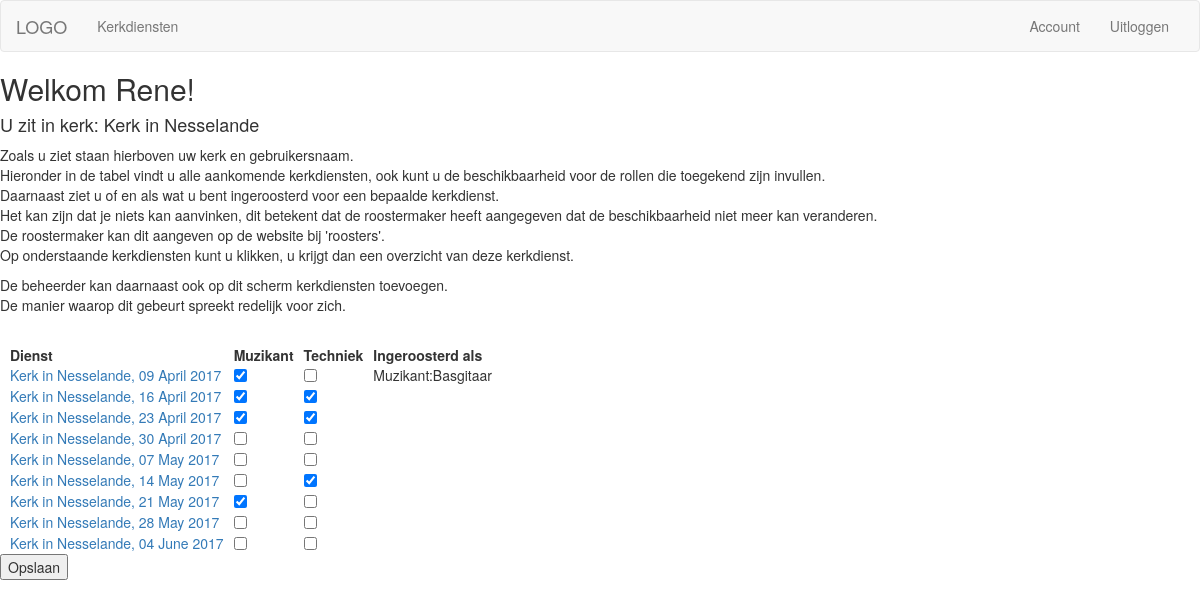
Page /kerkdiensten/ (signed in) on the committed database.
### kerkdiensten/models.py (models this page shows, shortened)
class User_details(models.Model):
    user = models.ForeignKey(User, default=1)
    kerk = models.ForeignKey('Kerken', default=None, blank=True, null=True)
    rollen_v2 = models.ManyToManyField('Rollen', blank=True, related_name='user_details_rollen_v2')
    class Meta:
        verbose_name_plural = 'user_details'

class Kerken(models.Model):
    kerk_naam = models.CharField(max_length=256)
    kerk_soort = models.CharField(max_length=256)
    class Meta:
        verbose_name_plural = 'kerken'

class Rollen(models.Model):
    rollen = models.CharField(max_length=256)
    rol_id = models.CharField(max_length=64)
    beschikbaarheid = models.BooleanField(default=False)
    def __str__(self):
        return self.rollen
    class Meta:
        verbose_name_plural = 'rollen'

class Kerkdiensten(models.Model):
    kerk = models.ForeignKey('Kerken', default=None)
    start_time = models.DateField()
    soort_dienst = models.ForeignKey('DienstSoorten', default='kerkdienst')
    beschikbaar = models.ManyToManyField('UserRoll', default=None, blank=True, related_name='kerkdienst_beschikbaar')
    beschikbaarheid_open = models.BooleanField(default=True)
    ingeroosterd = models.ManyToManyField('UserRoll', default=None, blank=True, related_name='kerkdienst_ingeroosterd')
    def __str__(self):
        return self.kerk.kerk_naam + ', ' + self.start_time.strftime('%d %B %Y')
    class Meta:
        verbose_name_plural = 'kerkdiensten'

class UserRoll(models.Model):
    user = models.ForeignKey(User)
    rol = models.ForeignKey(Rollen)
    instrument = models.ForeignKey('Instrumenten', null=True, blank=True)
    class Meta:
        verbose_name_plural = 'UserRoll'

class Instrumenten(models.Model):
    instrument = models.CharField(max_length=256)
    def __str__(self):
        return self.instrument
    class Meta:
        verbose_name_plural = 'instrumenten'

### kerkdiensten/views.py (the view, shortened to what this page needs)
@login_required
def index(request):
    dienstsoorten  = DienstSoorten.objects.all()
    try:
      kerk = User_details.objects.get(user=request.user)
      kerk_diensten = Kerkdiensten.objects.all().filter(kerk=kerk.kerk)
      user_details = get_object_or_404(User_details, user=request.user)
    except User_details.DoesNotExist:
        kerken = Kerken.objects.all()
        return render(request, 'kerkdiensten/kerkdiensten.html', {'kerk_keuze': kerken})
    if user_details.kerk == None:
        kerken = Kerken.objects.all()
        return render(request, 'kerkdiensten/kerkdiensten.html', {'kerk_keuze': kerken})
    rollen_lijst = []
    for rolz in user_details.rollen_v2.all().filter(beschikbaarheid=True):
        rollen_lijst.append(rolz)
    beschikbaarheid_lijst = []
    for dienst in kerk_diensten:
        beschikbaarheid = dienst.beschikbaar.all()
        for beschikte in beschikbaarheid:
            if beschikte.user == request.user:
                beschikbaarheid_lijst.append((dienst.pk, beschikte.rol.rollen))
    beschikbaarheid_lijst = []
    ingeroosterdDict = {}
    for dienst in kerk_diensten:
        ingeroosterd = dienst.ingeroosterd.all()
        ingeroosterdDict[dienst] = []
        for ingeroosterde in ingeroosterd:
            if ingeroosterde.user == request.user:
                ingeroosterdDict[dienst].append(ingeroosterde)
        beschikbaarheid = dienst.beschikbaar.all()
        for beschikte in beschikbaarheid:
            if beschikte.user == request.user:
                    beschikbaarheid_lijst.append((dienst.pk, beschikte.rol.rollen))
    return render(request, 'kerkdiensten/kerkdiensten.html', {'kerk': kerk, 'kerk_diensten': kerk_diensten, 'rollen_lijst': rollen_lijst, 'beschikbaar': beschikbaarheid_lijst, 'user_details':user_details, 'ingeroosterdDict':ingeroosterdDict, 'dienstsoorten':dienstsoorten})

### kerkdiensten/templatetags/gen_iter.py (called while the page is built)
@register.filter(name='dictkey')
def keyvalue(dict, key):
    return dict[key]

@register.filter(name='alleRollen')
def alleRollen(user):
    userDetails = get_object_or_404(User_details, user=user)
    return userDetails.rollen_v2.all()

### kerkdiensten/templates/kerkdiensten/kerkdiensten.html (shortened to what this page needs)
{% extends 'kerkdiensten/base_kerkdiensten.html' %}
{% load gen_iter %}
{% block body %}
<h2>Welkom {{ user.username }}!</h2>
{% if kerk %}
<h4>U zit in kerk: {{ kerk.kerk.kerk_naam }}</h4>
{% endif %}
<p>
    Zoals u ziet staan hierboven uw kerk en gebruikersnaam.<br />
    Hieronder in de tabel vindt u alle aankomende kerkdiensten, ook kunt u de beschikbaarheid voor de rollen die toegekend zijn invullen.<br />
    Daarnaast ziet u of en als wat u bent ingeroosterd voor een bepaalde kerkdienst.<br />
    Het kan zijn dat je niets kan aanvinken, dit betekent dat de roostermaker heeft aangegeven dat de beschikbaarheid niet meer kan veranderen.<br />
    De roostermaker kan dit aangeven op de website bij 'roosters'.<br />
    Op onderstaande kerkdiensten kunt u klikken, u krijgt dan een overzicht van deze kerkdienst.<br />
</p>
<p>
    De beheerder kan daarnaast ook op dit scherm kerkdiensten toevoegen.<br />
    De manier waarop dit gebeurt spreekt redelijk voor zich.
</p>
<br />
<form action="{% url 'kerkdiensten:index' %}" method="post">
    <fieldset {% if not kerk_diensten.0.beschikbaarheid_open %} disabled {% endif%}>
    <table>
        <tr>
            <th style="padding-left:10px;">Dienst</th>
            {% for rol in rollen_lijst %}
            <th style="padding-left:10px;">{{ rol.rollen }}</th>
            {% endfor %}
            <th style="padding-left:10px;">Ingeroosterd als</th>
        </tr>
        {% for dienst in kerk_diensten %}
        <tr>
            <td style="padding-left:10px;"><a href="{% url 'kerkdiensten:dienst' dienst.pk %}">{{ dienst }}</td>
            {% for rolx in rollen_lijst %}
            <td style="padding-left:10px;"><input type="checkbox" name="{{ rolx }}" value="{{ dienst.pk }}" {% for beschikte in beschikbaar %} {% if dienst.pk == beschikte.0 %} {% if rolx.rollen == beschikte.1 %} checked {% endif %} {% endif %} {% endfor %}></td>
            {% endfor %}
            <td style="padding-left:10px;">{% for ingeroosterde in ingeroosterdDict|dictkey:dienst %}{{ingeroosterde.rol}}{% if not ingeroosterde.instrument == None %}:{{ ingeroosterde.instrument }}{% endif %}{% endfor %}</td>
        </tr>
        {% endfor %}
    </table>
    <input type="submit" value="Opslaan">
     </fieldset>
</form>
<br />
{% endblock body %}

### rows in the picture
User_details: kerk.kerk_naam "Kerk in Nesselande"
Rollen: rollen "Muzikant", rollen "☑"
Rollen: rollen "Techniek", rollen "☑"
Kerkdiensten: kerk+start_time "Kerk in Nesselande, 09 April 2017"
UserRoll: rol "Muzikant", instrument "Basgitaar"
Kerkdiensten: kerk+start_time "Kerk in Nesselande, 16 April 2017"
Kerkdiensten: kerk+start_time "Kerk in Nesselande, 23 April 2017"
Kerkdiensten: kerk+start_time "Kerk in Nesselande, 30 April 2017"
Kerkdiensten: kerk+start_time "Kerk in Nesselande, 07 May 2017"
Kerkdiensten: kerk+start_time "Kerk in Nesselande, 14 May 2017"
Kerkdiensten: kerk+start_time "Kerk in Nesselande, 21 May 2017"
Kerkdiensten: kerk+start_time "Kerk in Nesselande, 28 May 2017"
Kerkdiensten: kerk+start_time "Kerk in Nesselande, 04 June 2017"

### other values in the picture
{{ user.username }} "Rene"
